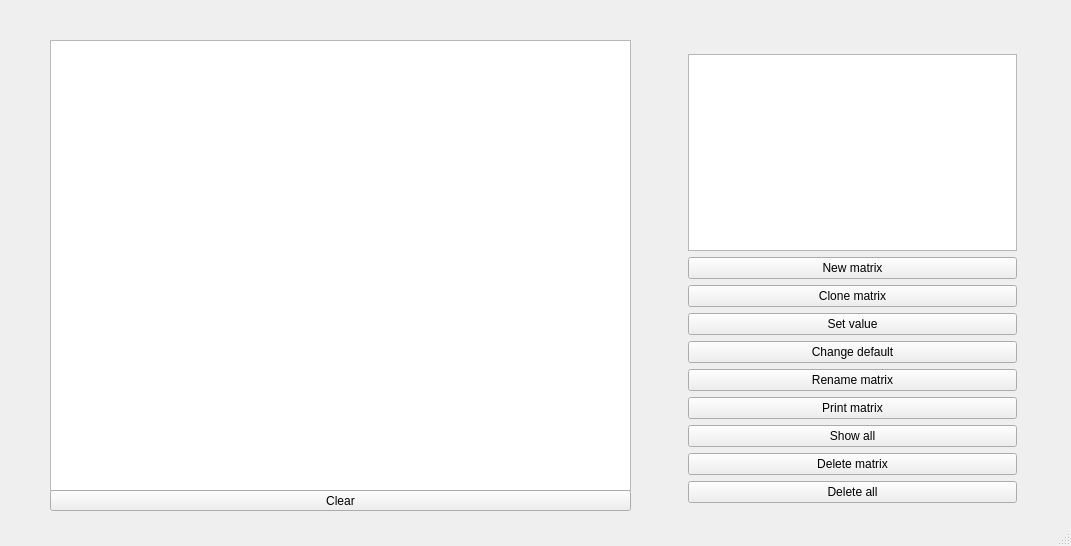
<?xml version="1.0" encoding="UTF-8"?>
<ui version="4.0">
 <class>SparseMatrix</class>
 <widget class="QMainWindow" name="SparseMatrix">
  <property name="geometry">
   <rect>
    <x>0</x>
    <y>0</y>
    <width>1071</width>
    <height>546</height>
   </rect>
  </property>
  <property name="windowTitle">
   <string>SparseMatrix</string>
  </property>
  <widget class="QWidget" name="centralWidget">
   <widget class="QTextBrowser" name="Text_Output">
    <property name="geometry">
     <rect>
      <x>50</x>
      <y>40</y>
      <width>581</width>
      <height>451</height>
     </rect>
    </property>
    <property name="font">
     <font>
      <pointsize>16</pointsize>
     </font>
    </property>
   </widget>
   <widget class="QPushButton" name="Clear">
    <property name="geometry">
     <rect>
      <x>50</x>
      <y>490</y>
      <width>581</width>
      <height>21</height>
     </rect>
    </property>
    <property name="text">
     <string>Clear</string>
    </property>
   </widget>
   <widget class="QWidget" name="layoutWidget">
    <property name="geometry">
     <rect>
      <x>677</x>
      <y>43</y>
      <width>351</width>
      <height>471</height>
     </rect>
    </property>
    <layout class="QVBoxLayout" name="verticalLayout">
     <item>
      <widget class="QListWidget" name="Matrix_List">
       <property name="font">
        <font>
         <pointsize>12</pointsize>
        </font>
       </property>
      </widget>
     </item>
     <item>
      <widget class="QPushButton" name="New_Matrix">
       <property name="text">
        <string>New matrix</string>
       </property>
      </widget>
     </item>
     <item>
      <widget class="QPushButton" name="Clone_Matrix">
       <property name="text">
        <string>Clone matrix</string>
       </property>
      </widget>
     </item>
     <item>
      <widget class="QPushButton" name="Set_CellValue">
       <property name="text">
        <string>Set value</string>
       </property>
      </widget>
     </item>
     <item>
      <widget class="QPushButton" name="Change_Default">
       <property name="text">
        <string>Change default</string>
       </property>
      </widget>
     </item>
     <item>
      <widget class="QPushButton" name="Rename_Matrix">
       <property name="text">
        <string>Rename matrix</string>
       </property>
      </widget>
     </item>
     <item>
      <widget class="QPushButton" name="Print_Matrix">
       <property name="text">
        <string>Print matrix</string>
       </property>
      </widget>
     </item>
     <item>
      <widget class="QPushButton" name="Show_All">
       <property name="text">
        <string>Show all</string>
       </property>
      </widget>
     </item>
     <item>
      <widget class="QPushButton" name="Delete_Matrix">
       <property name="text">
        <string>Delete matrix</string>
       </property>
      </widget>
     </item>
     <item>
      <widget class="QPushButton" name="Delete_All">
       <property name="text">
        <string>Delete all</string>
       </property>
      </widget>
     </item>
    </layout>
   </widget>
  </widget>
  <widget class="QStatusBar" name="statusBar"/>
 </widget>
 <layoutdefault spacing="6" margin="11"/>
 <resources/>
 <connections/>
</ui>
